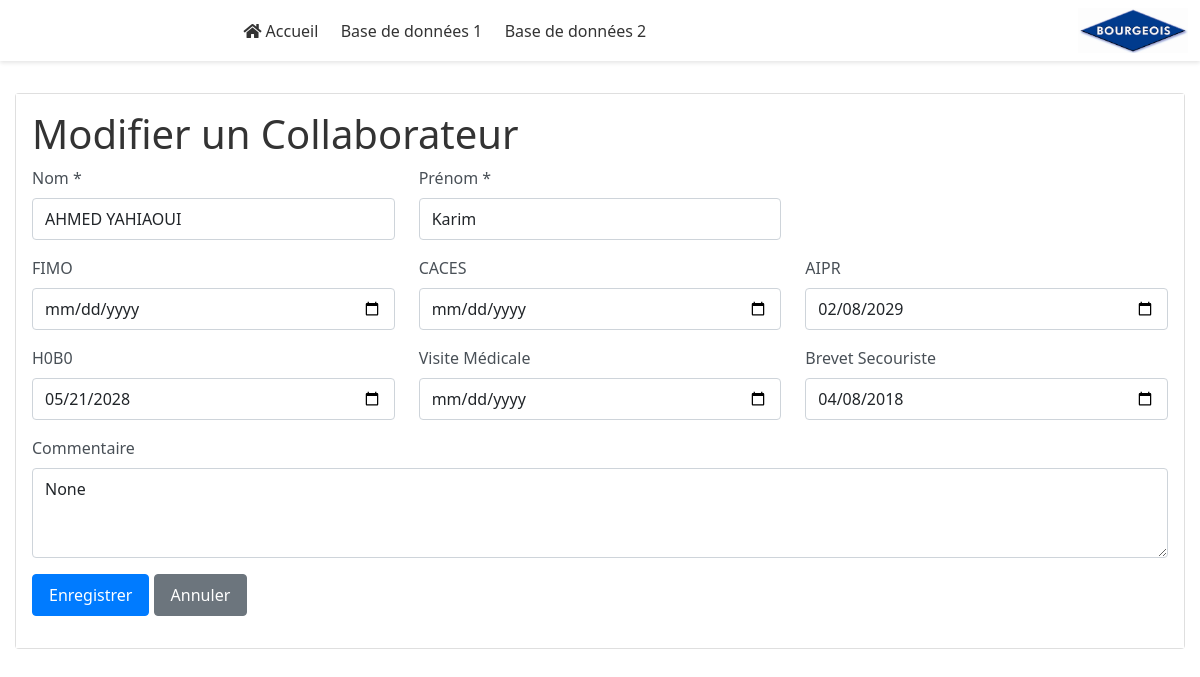
Page /edit_collaborateur_1/1 on the committed database.
### models_1.py (models this page shows, shortened)
class Collaborateur(Base):
    __tablename__ = "collaborateurs"
    id = Column(Integer, primary_key=True, autoincrement=True)
    nom = Column(String(100), nullable=False)
    prenom = Column(String(100), nullable=False)
    fimo = Column(Date, nullable=True)
    caces = Column(Date, nullable=True)
    aipr = Column(Date, nullable=True)
    hg0b0 = Column(Date, nullable=True)
    visite_med = Column(Date, nullable=True)
    brevet_secour = Column(Date, nullable=True)
    commentaire = Column(Text, nullable=True)

### main.py (the view, shortened to what this page needs)
@app.route('/edit_collaborateur_1/<int:id>', methods=['GET', 'POST'])
def edit_collaborateur_1(id):
    try:
        db = next(get_db_1())
        collaborateur = get_collaborateur_1(db, id)
        if not collaborateur:
            flash('Collaborateur non trouvé.', 'danger')
            return redirect(url_for('index_1'))
        return render_template('edit_collaborateur_1.html', collaborateur=collaborateur)
    except Exception as e:
        logger.error(f"Error loading collaborateur in edit_collaborateur_1: {str(e)}")
        flash('Une erreur est survenue lors du chargement du collaborateur.', 'danger')
        return redirect(url_for('index_1'))

### crud_1.py (called while the page is built)
def get_collaborateur(db, collaborateur_id: int) -> Optional[Collaborateur]:
    return db.query(Collaborateur).filter(Collaborateur.id == collaborateur_id).first()

### database_1.py (called while the page is built)
def get_db():
    db = SessionLocal()
    try:
        yield db
    finally:
        db.close()

### templates/edit_collaborateur_1.html (shortened to what this page needs)
{% extends "base.html" %}
{% block content %}
<div class="container mt-4">
    <div class="card">
        <div class="card-body">
            <h1>Modifier un Collaborateur</h1>
<form method="POST" action="{{ url_for('edit_collaborateur_1', id=collaborateur.id) }}">
    <div class="row">
        <div class="col-md-4 mb-3">
            <label for="nom" class="form-label">Nom *</label>
            <input type="text" class="form-control" id="nom" name="nom" value="{{ collaborateur.nom }}" required>
        </div>
        <div class="col-md-4 mb-3">
            <label for="prenom" class="form-label">Prénom *</label>
            <input type="text" class="form-control" id="prenom" name="prenom" value="{{ collaborateur.prenom }}" required>
        </div>
    </div>
    <div class="row">
        <div class="col-md-4 mb-3">
            <label for="fimo" class="form-label">FIMO</label>
            <input type="date" class="form-control" id="fimo" name="fimo" value="{{ collaborateur.fimo }}">
        </div>
        <div class="col-md-4 mb-3">
            <label for="caces" class="form-label">CACES</label>
            <input type="date" class="form-control" id="caces" name="caces" value="{{ collaborateur.caces }}">
        </div>
        <div class="col-md-4 mb-3">
            <label for="aipr" class="form-label">AIPR</label>
            <input type="date" class="form-control" id="aipr" name="aipr" value="{{ collaborateur.aipr }}">
        </div>
    </div>
    <div class="row">
        <div class="col-md-4 mb-3">
            <label for="hg0b0" class="form-label">H0B0</label>
            <input type="date" class="form-control" id="hg0b0" name="hg0b0" value="{{ collaborateur.hg0b0 }}">
        </div>
        <div class="col-md-4 mb-3">
            <label for="visite_med" class="form-label">Visite Médicale</label>
            <input type="date" class="form-control" id="visite_med" name="visite_med" value="{{ collaborateur.visite_med }}">
        </div>
        <div class="col-md-4 mb-3">
            <label for="brevet_secour" class="form-label">Brevet Secouriste</label>
            <input type="date" class="form-control" id="brevet_secour" name="brevet_secour" value="{{ collaborateur.brevet_secour }}">
        </div>
    </div>
    <div class="mb-3">
        <label for="commentaire" class="form-label">Commentaire</label>
        <textarea class="form-control" id="commentaire" name="commentaire" rows="3">{{ collaborateur.commentaire }}</textarea>
    </div>
    <div class="mb-3">
        <button type="submit" class="btn btn-primary">Enregistrer</button>
        <a href="{{ url_for('index_1') }}" class="btn btn-secondary">Annuler</a>
    </div>
</form>
        </div>
    </div>
</div>
{% endblock %}

### static/styles.css (style rules this page uses)
body { font-family: 'Segoe UI', Arial, sans-serif; margin: 0; padding: 0; background-color: #ffffff; color: #333; }
.container { max-width: 1200px; padding: 0 15px; }
.card-body { background-color: #ffffff; }
.form-control { border-radius: 4px; border: 1px solid #ced4da; padding: 0.5rem 0.75rem; }
.form-label { font-weight: 500; color: #495057; }
.btn { font-weight: 500; padding: 0.5rem 1rem; border-radius: 4px; transition: all 0.3s ease; }
.btn-primary { background-color: #007bff; border-color: #007bff; }
.mt-4 { margin-top: 1.5rem !important; }

### templates/edit_collaborateur_1.html (style rules this page uses)
body { background: none !important; background-color: white !important; background-image: none !important; }
.container { background-color: white !important; }
.card { background-color: white !important; }

### rows in the picture
Collaborateur: nom "AHMED YAHIAOUI", prenom "Karim", aipr "02/08/2029", hg0b0 "05/21/2028", brevet_secour "04/08/2018", commentaire "None"
